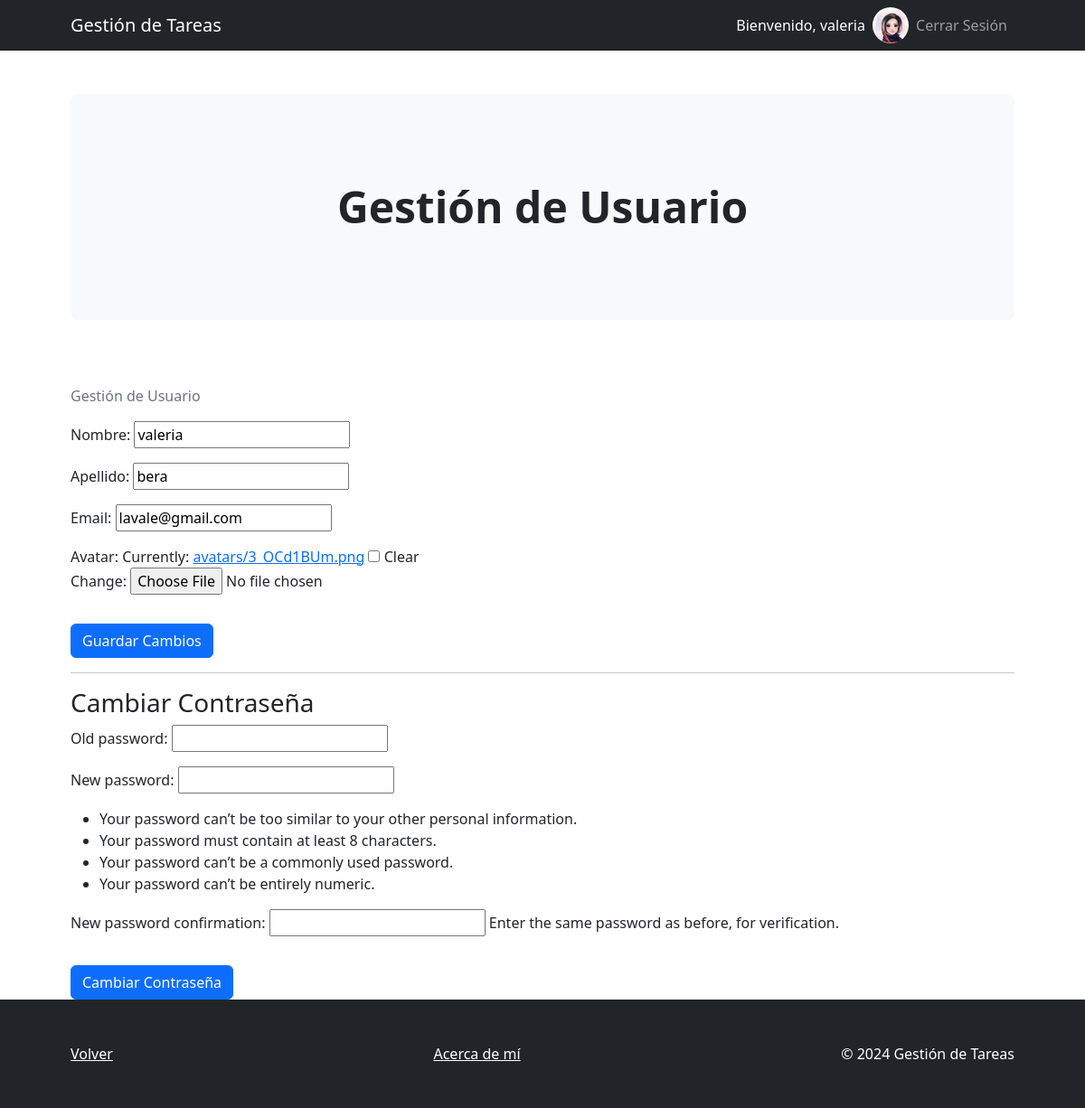
The app's page /gestionar_usuario/ (signed in) with its own data.
### derivadorDeTareasApp/models.py (models this page shows, shortened)
class Usuario(AbstractBaseUser, PermissionsMixin):
    id_unico = models.UUIDField(default=uuid.uuid4, editable=False, unique=True)
    email = models.EmailField(max_length=255, unique=True)
    nombre = models.CharField(max_length=255)
    apellido = models.CharField(max_length=255)
    avatar = models.ImageField(upload_to='avatars/', blank=True, null=True)
    is_active = models.BooleanField(default=True)
    is_admin = models.BooleanField(default=False)
    groups = models.ManyToManyField(
        Group,
        related_name='custom_usuario_set',  # Nombre de relación inversa personalizado
        blank=True,
        help_text='The groups this user belongs to. A user will get all permissions granted to each of their groups.',
        related_query_name='custom_usuario',
    )
    user_permissions = models.ManyToManyField(
        Permission,
        related_name='custom_usuario_set',  # Nombre de relación inversa personalizado
        blank=True,
        help_text='Specific permissions for this user.',
        related_query_name='custom_usuario',
    )
    objects = UsuarioManager()
    USERNAME_FIELD = 'email'
    REQUIRED_FIELDS = ['nombre', 'apellido']

### derivadorDeTareasApp/views.py (the view)
# urls.py: path('gestionar_usuario/', views.gestionar_usuario, name='gestionar_usuario'),
@login_required
def gestionar_usuario(request):
    usuario = request.user
    if request.method == 'POST':
        form = GestionUsuarioForm(request.POST, request.FILES, instance=usuario)
        password_form = CambiarContrasenaForm(user=request.user, data=request.POST)
        if form.is_valid():
            form.save()
            if password_form.is_valid():
                password_form.save()
            return redirect('menu_usuario')
    else:
        form = GestionUsuarioForm(instance=usuario)
        password_form = CambiarContrasenaForm(user=request.user)
    return render(request, 'usuarios/gestionar_usuario.html', {'form': form, 'password_form': password_form})

### derivadorDeTareasApp/forms.py
class GestionUsuarioForm(forms.ModelForm):
    class Meta:
        model = Usuario
        fields = ['nombre', 'apellido', 'email', 'avatar']  # Excluyendo campos no editables

class CambiarContrasenaForm(PasswordChangeForm):
    class Meta:
        model = Usuario
        fields = ['old_password', 'new_password1', 'new_password2']

### derivadorDeTareasApp/templates/usuarios/gestionar_usuario.html (shortened to what this page needs)
{% extends 'base.html' %}
{% block breadcrumb %}
<span class="breadcrumb-item active">Gestión de Usuario</span>
{% endblock %}
{% block header %}
<div class="m-4 m-lg-5">
    <h2 class="display-5 fw-bold">Gestión de Usuario</h2>
</div>
{% endblock %}
{% block content %}
<form method="post" enctype="multipart/form-data" class="needs-validation" novalidate>
    {{ form.as_p }}
    <button type="submit" class="btn btn-primary mt-3">Guardar Cambios</button>
</form>
<hr>
<h3>Cambiar Contraseña</h3>
<form method="post" class="needs-validation" novalidate>
    {{ password_form.as_p }}
    <button type="submit" class="btn btn-primary mt-3">Cambiar Contraseña</button>
</form>
{% endblock %}

### derivadorDeTareasApp/templates/base.html (shortened to what this page needs)
<!DOCTYPE html>
<html lang="en">
<head>
    {% load static %}
    <link href="https://cdn.jsdelivr.net/npm/bootstrap-icons@1.4.1/font/bootstrap-icons.css" rel="stylesheet" />
    <link href="{% static 'css/styles_base.css' %}" rel="stylesheet" />
</head>
<body>
    <nav class="navbar navbar-expand-lg navbar-dark bg-dark">
        <div class="container px-lg-5">
            <a class="navbar-brand" href="{% url 'inicio' %}">Gestión de Tareas</a>
            <div class="collapse navbar-collapse" id="navbarSupportedContent">
                <ul class="navbar-nav ms-auto mb-2 mb-lg-0">
                    {% if user.is_authenticated %}
                        <li class="nav-item">
                            <span class="nav-link text-white">Bienvenido, {{ user.nombre }}</span>
                        </li>
                        <li class="nav-item">
                            <img src="{% if user.avatar %}{{ user.avatar.url }}{% else %}{% static 'avatars/default.png' %}{% endif %}" class="rounded-circle" height="40" alt="Avatar">
                        </li>
                        <li class="nav-item">
                            <a class="nav-link" href="{% url 'logout_view' %}">Cerrar Sesión</a>
                        </li>
                    {% else %}
                        <li class="nav-item">
                            <a class="nav-link" href="{% url 'registro' %}">Registrarse</a>
                        </li>
                    {% endif %}
                </ul>
            </div>
        </div>
    </nav>
    <header class="py-5">
        <div class="container px-lg-5">
            <div class="p-4 p-lg-5 bg-light rounded-3 text-center">
                {% block header %}{% endblock %}
            </div>
        </div>
    </header>
    <section class="pt-4">
        <div class="container px-lg-5">
            <div class="breadcrumb">
                {% block breadcrumb %}
                {% endblock %}
            </div>
            {% block content %}{% endblock %}
        </div>
    </section>
    <footer class="py-5 bg-dark">
        <div class="container px-lg-5">
            <div class="d-flex justify-content-between">
                <a href="javascript:history.back()" class="text-white">Volver</a>
                <a href="{% url 'acerca_de' %}" class="text-white text-center">Acerca de mí</a>
                <p class="m-0 text-center text-white">&copy; 2024 Gestión de Tareas</p>
            </div>
        </div>
    </footer>
</body>
</html>

### records on screen
Usuario: nombre "valeria", avatar (picture), apellido "bera", email "lavale@gmail.com"
